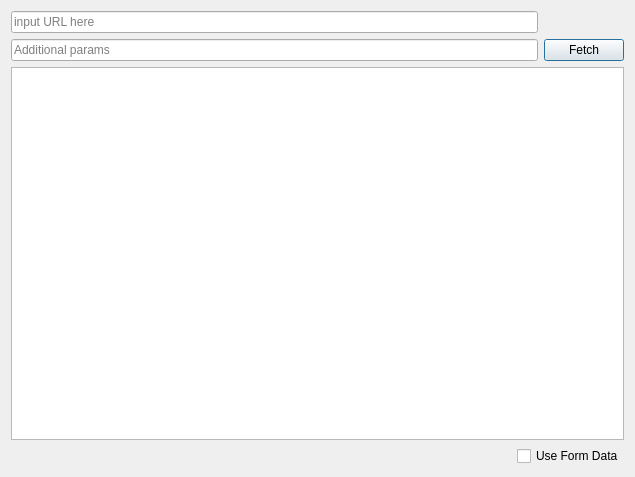
<?xml version="1.0" encoding="UTF-8"?>
<ui version="4.0">
 <class>Dialog</class>
 <widget class="QDialog" name="Dialog">
  <property name="geometry">
   <rect>
    <x>0</x>
    <y>0</y>
    <width>635</width>
    <height>477</height>
   </rect>
  </property>
  <property name="minimumSize">
   <size>
    <width>600</width>
    <height>450</height>
   </size>
  </property>
  <property name="windowTitle">
   <string>Dialog</string>
  </property>
  <layout class="QVBoxLayout" name="verticalLayout">
   <item>
    <layout class="QGridLayout" name="gridLayout">
     <item row="0" column="0">
      <widget class="QLineEdit" name="leUrl">
       <property name="sizePolicy">
        <sizepolicy hsizetype="Expanding" vsizetype="Fixed">
         <horstretch>1</horstretch>
         <verstretch>0</verstretch>
        </sizepolicy>
       </property>
       <property name="placeholderText">
        <string>input URL here</string>
       </property>
      </widget>
     </item>
     <item row="1" column="0">
      <widget class="QLineEdit" name="leParam">
       <property name="sizePolicy">
        <sizepolicy hsizetype="Expanding" vsizetype="Fixed">
         <horstretch>1</horstretch>
         <verstretch>0</verstretch>
        </sizepolicy>
       </property>
       <property name="placeholderText">
        <string>Additional params</string>
       </property>
      </widget>
     </item>
     <item row="1" column="1">
      <widget class="QPushButton" name="pushButton">
       <property name="text">
        <string>Fetch</string>
       </property>
      </widget>
     </item>
    </layout>
   </item>
   <item>
    <widget class="QTextBrowser" name="htmlBrowser">
     <property name="sizePolicy">
      <sizepolicy hsizetype="Expanding" vsizetype="Expanding">
       <horstretch>0</horstretch>
       <verstretch>1</verstretch>
      </sizepolicy>
     </property>
    </widget>
   </item>
   <item>
    <layout class="QHBoxLayout" name="horizontalLayout">
     <item>
      <spacer name="horizontalSpacer">
       <property name="orientation">
        <enum>Qt::Horizontal</enum>
       </property>
       <property name="sizeHint" stdset="0">
        <size>
         <width>40</width>
         <height>20</height>
        </size>
       </property>
      </spacer>
     </item>
     <item>
      <widget class="QCheckBox" name="chkUseFormData">
       <property name="text">
        <string>Use Form Data</string>
       </property>
      </widget>
     </item>
    </layout>
   </item>
  </layout>
 </widget>
 <resources/>
 <connections/>
</ui>
